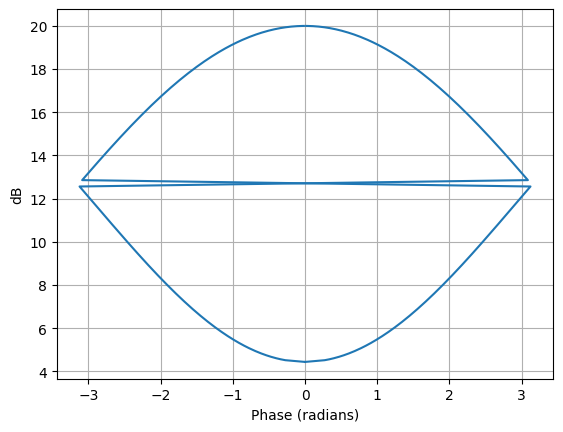

Reproduce this figure in Python.
from matplotlib.pyplot import savefig
from lcapy import *

H = 10 * (s + 1) * (s + 2) / ((s - 3) * (s - 4))

H.nichols_plot((-100, 100))

savefig(__file__.replace('.py', '.png'), bbox_inches='tight')
